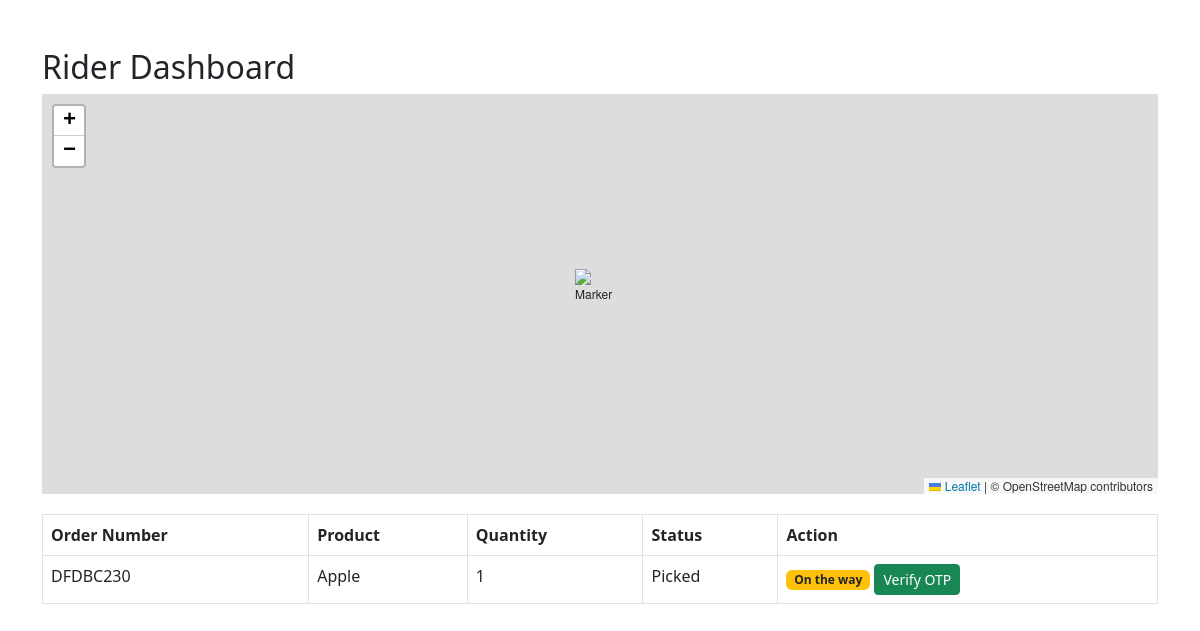
/rider_dashboard (signed in), run on an earlier commit of the app's database.
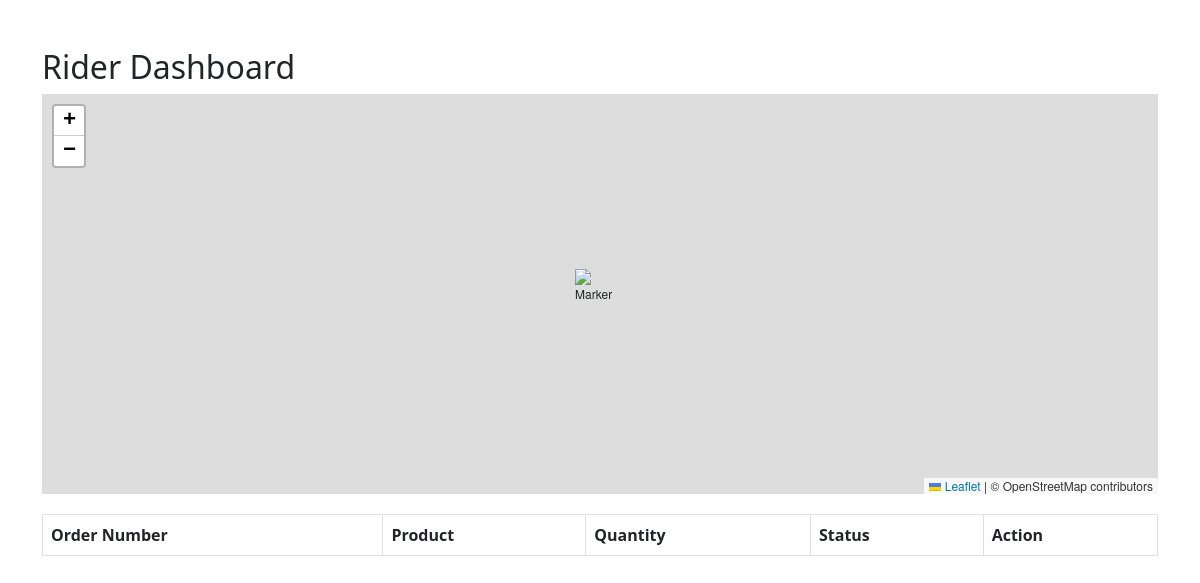
And on a later commit of the database.
### tables this page shows
CREATE TABLE order_history (
        id INTEGER PRIMARY KEY AUTOINCREMENT,
		order_number TEXT,
		user_id INTEGER,
		product_id INTEGER,
		quantity INTEGER,
		price REAL,
		status TEXT,
		payment_status TEXT,
		created_at TIMESTAMP DEFAULT CURRENT_TIMESTAMP
    , latitude REAL, longitude REAL, rider_id INTEGER, rider_status TEXT, delivery_otp TEXT, customer_lat REAL, customer_lng REAL, otp_verified text  DEFAULT 'No', address_id INTEGER, pickup_lat REAL, pickup_lng REAL, pickup_address TEXT, customer_address text, is_otp_verified INTEGER DEFAULT 0);

CREATE TABLE products (
        id INTEGER PRIMARY KEY AUTOINCREMENT,
        name TEXT,
        price REAL,
        description TEXT,
        image TEXT,
        quantity INTEGER
    , category  TEXT);

### app.py (the view)
@app.route('/rider_dashboard')
def rider_dashboard():
    if "rider" not in session:
        return redirect("/rider_login")
    rider_id = session["rider"]
    conn = sqlite3.connect("database.db")
    conn.row_factory = sqlite3.Row
    cursor = conn.cursor()
    cursor.execute("""
        SELECT oh.*,
               p.name AS product_name,
               u.username AS customer_name,
               u.address AS customer_address,
               u.latitude AS customer_lat,
               u.longitude AS customer_lng
        FROM order_history oh
        LEFT JOIN products p ON oh.product_id = p.id
        JOIN users u ON u.id = oh.user_id
        WHERE (oh.rider_id = ? OR oh.rider_id IS NULL)
        AND oh.rider_status IN ('Assigned','Accepted','Picked')
        ORDER BY oh.id DESC
    """,(rider_id,))
    orders = [dict(row) for row in cursor.fetchall()]
    conn.close()
    for o in orders:
        o['customer_lat'] = float(o['customer_lat']) if o['customer_lat'] else None
        o['customer_lng'] = float(o['customer_lng']) if o['customer_lng'] else None
        o['pickup_lat'] = float(o['pickup_lat']) if o['pickup_lat'] else None
        o['pickup_lng'] = float(o['pickup_lng']) if o['pickup_lng'] else None
    return render_template("rider_dashboard.html", orders=orders)

### templates/rider_dashboard.html (shortened to what this page needs)
<!DOCTYPE html>
<html lang="en">
<head>
<link rel="stylesheet" href="https://cdn.jsdelivr.net/npm/bootstrap@5.3.0/dist/css/bootstrap.min.css">
<link rel="stylesheet" href="https://unpkg.com/leaflet/dist/leaflet.css"/>
</head>
<body>
<div class="container mt-5">
<h2>Rider Dashboard</h2>
<div id="map"></div>
<table class="table table-bordered">
<thead>
<tr>
<th>Order Number</th>
<th>Product</th>
<th>Quantity</th>
<th>Status</th>
<th>Action</th>
</tr>
</thead>
<tbody>
{% for order in orders %}
<tr>
<td>{{ order.order_number }}</td>
<td>{{ order.product_name }}</td>
<td>{{ order.quantity }}</td>
<td>{{ order.rider_status }}</td>
<td>
{% if order.rider_status == 'Delivered' %}
<span class="badge bg-success">Delivered</span>
{% elif order.rider_status == 'Picked' %}
<span class="badge bg-warning text-dark">On the way</span>
<a href="/verify_delivery/{{ order.id }}" class="btn btn-success btn-sm">Verify OTP</a>
{% elif order.rider_status == 'Accepted' %}
<button class="btn btn-primary btn-sm" onclick="pickupOrder({{ order.id }})">Pickup</button>
{% if order.pickup_address %}<small>Pickup: {{ order.pickup_address }}</small>{% endif %}
{% elif order.rider_status in ['Pending','Assigned'] %}
<a href="/accept_order/{{ order.id }}" class="btn btn-info btn-sm">Accept Order</a>
{% endif %}
</td>
</tr>
{% endfor %}
</tbody>
</table>
</div>
</body>
</html>

What changed in the data, as far as the page shows it:
removed order_history: order_number "DFDBC230", product_name "Apple", quantity "1", rider_status "Picked"
